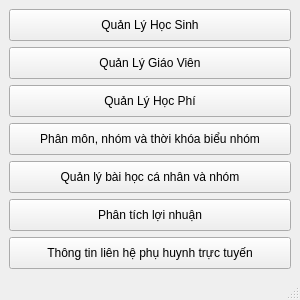
<?xml version="1.0" encoding="UTF-8"?>
<ui version="4.0">
 <class>MainWindow</class>
 <widget class="QMainWindow" name="MainWindow">
  <property name="geometry">
   <rect>
    <x>0</x>
    <y>0</y>
    <width>300</width>
    <height>300</height>
   </rect>
  </property>
  <property name="sizePolicy">
   <sizepolicy hsizetype="Expanding" vsizetype="Expanding">
    <horstretch>0</horstretch>
    <verstretch>0</verstretch>
   </sizepolicy>
  </property>
  <property name="maximumSize">
   <size>
    <width>500</width>
    <height>500</height>
   </size>
  </property>
  <property name="windowTitle">
   <string>MainWindow</string>
  </property>
  <widget class="QWidget" name="centralwidget">
   <layout class="QVBoxLayout" name="verticalLayout_2">
    <item>
     <layout class="QVBoxLayout" name="verticalLayout">
      <property name="sizeConstraint">
       <enum>QLayout::SetFixedSize</enum>
      </property>
      <item>
       <widget class="QPushButton" name="qlhs">
        <property name="sizePolicy">
         <sizepolicy hsizetype="Expanding" vsizetype="Expanding">
          <horstretch>0</horstretch>
          <verstretch>0</verstretch>
         </sizepolicy>
        </property>
        <property name="minimumSize">
         <size>
          <width>111</width>
          <height>28</height>
         </size>
        </property>
        <property name="text">
         <string>Quản Lý Học Sinh</string>
        </property>
       </widget>
      </item>
      <item>
       <widget class="QPushButton" name="qlgv">
        <property name="sizePolicy">
         <sizepolicy hsizetype="Expanding" vsizetype="Expanding">
          <horstretch>0</horstretch>
          <verstretch>0</verstretch>
         </sizepolicy>
        </property>
        <property name="minimumSize">
         <size>
          <width>93</width>
          <height>28</height>
         </size>
        </property>
        <property name="text">
         <string>Quản Lý Giáo Viên</string>
        </property>
       </widget>
      </item>
      <item>
       <widget class="QPushButton" name="qlhp">
        <property name="sizePolicy">
         <sizepolicy hsizetype="Expanding" vsizetype="Expanding">
          <horstretch>0</horstretch>
          <verstretch>0</verstretch>
         </sizepolicy>
        </property>
        <property name="minimumSize">
         <size>
          <width>93</width>
          <height>28</height>
         </size>
        </property>
        <property name="text">
         <string>Quản Lý Học Phí</string>
        </property>
       </widget>
      </item>
      <item>
       <widget class="QPushButton" name="pmvn">
        <property name="sizePolicy">
         <sizepolicy hsizetype="Expanding" vsizetype="Expanding">
          <horstretch>0</horstretch>
          <verstretch>0</verstretch>
         </sizepolicy>
        </property>
        <property name="minimumSize">
         <size>
          <width>93</width>
          <height>28</height>
         </size>
        </property>
        <property name="text">
         <string>Phân môn, nhóm và thời khóa biểu nhóm</string>
        </property>
       </widget>
      </item>
      <item>
       <widget class="QPushButton" name="qlbhgh">
        <property name="sizePolicy">
         <sizepolicy hsizetype="Expanding" vsizetype="Expanding">
          <horstretch>0</horstretch>
          <verstretch>0</verstretch>
         </sizepolicy>
        </property>
        <property name="text">
         <string>Quản lý bài học cá nhân và nhóm</string>
        </property>
       </widget>
      </item>
      <item>
       <widget class="QPushButton" name="ptln">
        <property name="sizePolicy">
         <sizepolicy hsizetype="Expanding" vsizetype="Expanding">
          <horstretch>0</horstretch>
          <verstretch>0</verstretch>
         </sizepolicy>
        </property>
        <property name="minimumSize">
         <size>
          <width>93</width>
          <height>28</height>
         </size>
        </property>
        <property name="text">
         <string>Phân tích lợi nhuận</string>
        </property>
       </widget>
      </item>
      <item>
       <widget class="QPushButton" name="stuconnect">
        <property name="sizePolicy">
         <sizepolicy hsizetype="Expanding" vsizetype="Expanding">
          <horstretch>0</horstretch>
          <verstretch>0</verstretch>
         </sizepolicy>
        </property>
        <property name="text">
         <string>Thông tin liên hệ phụ huynh trực tuyến</string>
        </property>
       </widget>
      </item>
     </layout>
    </item>
   </layout>
  </widget>
  <widget class="QStatusBar" name="statusbar">
   <property name="sizePolicy">
    <sizepolicy hsizetype="Expanding" vsizetype="Expanding">
     <horstretch>0</horstretch>
     <verstretch>0</verstretch>
    </sizepolicy>
   </property>
  </widget>
 </widget>
 <resources/>
 <connections/>
</ui>
